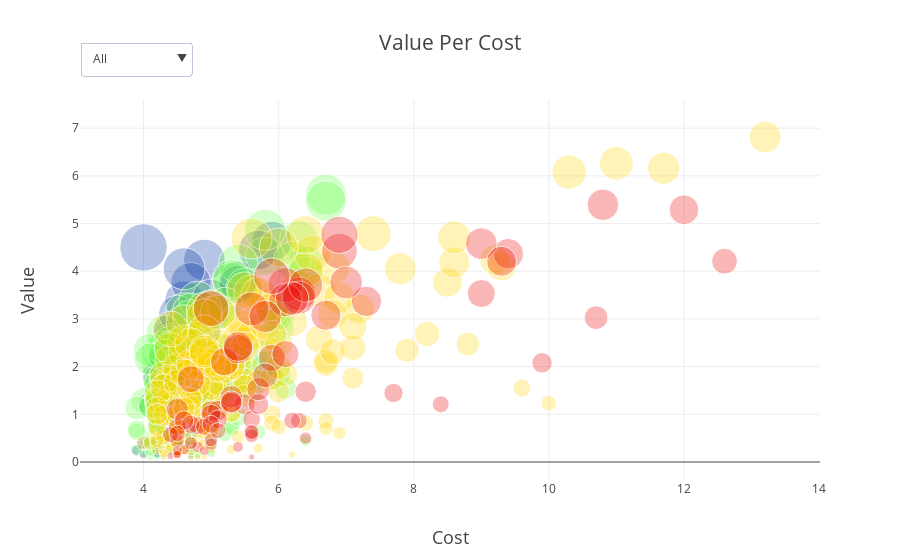

The cell this chart's notebook holds for it:
### Code cell
import plotly
import plotly.plotly as py
import plotly.graph_objs as go

def get_trace(df, position):
    return go.Scatter(
        x = df['value'],        
        y = df['total_points'],
        name= (position+'s'),
        text = df['display_name'],
        mode = 'markers',        
        marker=dict(color = map_position_to_color(position),
                    size = df['vpc_ratio'], 
                    sizeref = 0.001, 
                    sizemode = 'area'),
        hovertemplate = "<b>%{text}</b><br><br>" +
            "Value: %{y:.2f}</br>"+
            "Cost: %{x:.2f}£</br>"+
            "<extra></extra>")

goalkeepers = vpc[(vpc['position']=='Goalkeeper') & (vpc['total_points']>0.1)]
defenders = vpc[(vpc['position']=='Defender') & (vpc['total_points']>0.1)]
midfielders = vpc[(vpc['position']=='Midfielder') & (vpc['total_points']>0.1)]
forwards = vpc[(vpc['position']=='Forward') & (vpc['total_points']>0.1)]

trace_gkp = get_trace(goalkeepers,'Goalkeeper')
trace_def = get_trace(defenders,'Defender')
trace_mid = get_trace(midfielders,'Midfielder')
trace_fwd = get_trace(forwards,'Forward')

data = [trace_gkp,trace_def,trace_mid,trace_fwd]

updatemenus = list([
    dict(active=0,
         pad = {'r': 0, 't': 10},
         x = 0,
         y = 1.18,
         xanchor = 'left',
         buttons=list([   
            dict(label = 'All',
                 method = 'update',
                 args = [{'visible': [True, True, True, True]}]),
            dict(label = 'Goalkeepers',
                 method = 'update',
                 args = [{'visible': [True, False, False, False]}]),
            dict(label = 'Defenders',
                 method = 'update',
                 args = [{'visible': [False, True, False, False]}]),
            dict(label = 'Forwards',
                 method = 'update',
                 args = [{'visible': [False, False, False, True]}])
        ]),
    )
])

layout = go.Layout(
    hovermode = 'closest',
    showlegend=False,
    updatemenus=updatemenus, 
    title=go.layout.Title(
        text='Value Per Cost',
            font=dict(
                size=21
            )
    ),
    xaxis=go.layout.XAxis(
        title=go.layout.xaxis.Title(
            text='Cost',
            font=dict(
                size=18
            )
        )
    ),
    yaxis=go.layout.YAxis(
        title=go.layout.yaxis.Title(
            text='Value',
            font=dict(
                size=18
            )
        )
    )
)

fig = go.Figure(data=data, layout=layout)

plotly.offline.iplot(fig)

### Figure 1 — Plotly figure (JSON) as saved in the notebook; plotly's stock layout.template omitted (floating-point values rounded to 4 significant figures; data arrays with more than 128 entries replaced by an {"elided": "..."} marker saying what was removed)
{"data": [{"hovertemplate": "<b>%{text}</b><br><br>Value: %{y:.2f}</br>Cost: %{x:.2f}£</br><extra></extra>", "marker": {"color": "rgba(0,53,166, 0.4)", "size": [0.4468, 0.785, 0.2876, 0.2953, 0.3856, 0.738, 0.06073, 0.5693, 0.09868, 0.7802, 0.05013, 0.7066, 0.4323, 0.03846, 0.04386, 0.5921, 0.8647, 0.6316, 0.692, 0.8007, 0.09398, 1.125, 0.6895, 0.622, 0.028, 0.881, 0.08254, 0.1344, 0.6901, 0.5144, 0.318, 0.4957, 0.4007, 0.07279], "sizemode": "area", "sizeref": 0.001}, "mode": "markers", "name": "Goalkeepers", "text": ["Alex McCarthy", "Alisson Ramses Becker", "Angus Gunn", "Artur Boruc", "Asmir Begovic", "Ben Foster", "Ben Hamer", "Bernd Leno", "David Button", "Ederson Santana de Moraes", "Fabricio Agosto Ramírez", "Hugo Lloris", "Joe Hart", "Joel Coleman", "John Ruddy", "Jonas Lössl", "Jordan Pickford", "Kasper Schmeichel", "Kepa Arrizabalaga", "Lukasz Fabianski", "Marcus Bettinelli", "Mark Travers", "Martin Dubravka", "Mathew Ryan", "Michel Vorm", "Neil Etheridge", "Paulo Gazzaniga", "Petr Cech", "Rui Pedro dos Santos Patrício", "Sergio Rico", "Tom Heaton", "Vicente Guaita", "Wayne Hennessey", "Willy Caballero"], "type": "scatter", "uid": "88786fba-63bc-472e-b868-539f7dc5c772", "x": [4.3, 5.9, 4.3, 4.1, 4.3, 4.6, 3.9, 4.9, 4, 5.7, 4.2, 5.4, 4.2, 4, 4.2, 4.4, 4.9, 5, 5.4, 4.7, 4.2, 4, 5, 4.4, 4.7, 4.6, 4.5, 4.7, 4.5, 4.4, 4.8, 4.3, 4.4, 4.7], "y": [1.921, 4.632, 1.237, 1.211, 1.658, 3.395, 0.2368, 2.789, 0.3947, 4.447, 0.2105, 3.816, 1.816, 0.1538, 0.1842, 2.605, 4.237, 3.158, 3.737, 3.763, 0.3947, 4.5, 3.447, 2.737, 0.1316, 4.053, 0.3714, 0.6316, 3.105, 2.263, 1.526, 2.132, 1.763, 0.3421]}, {"hovertemplate": "<b>%{text}</b><br><br>Value: %{y:.2f}</br>Cost: %{x:.2f}£</br><extra></extra>", "marker": {"color": "rgba(101,255,71, 0.4)", "size": {"elided": "161 float values"}, "sizemode": "area", "sizeref": 0.001}, "mode": "markers", "name": "Defenders", "text": {"elided": "161 str values"}, "type": "scatter", "uid": "75d1ff59-65db-4ca3-ad72-3db16807d901", "x": {"elided": "161 float values"}, "y": {"elided": "161 float values"}}, {"hovertemplate": "<b>%{text}</b><br><br>Value: %{y:.2f}</br>Cost: %{x:.2f}£</br><extra></extra>", "marker": {"color": "rgba(254,213,0, 0.4)", "size": {"elided": "200 float values"}, "sizemode": "area", "sizeref": 0.001}, "mode": "markers", "name": "Midfielders", "text": {"elided": "200 str values"}, "type": "scatter", "uid": "0c47878e-22d7-47b2-a3d3-479fe5c7d285", "x": {"elided": "200 float values"}, "y": {"elided": "200 float values"}}, {"hovertemplate": "<b>%{text}</b><br><br>Value: %{y:.2f}</br>Cost: %{x:.2f}£</br><extra></extra>", "marker": {"color": "rgba(236,0,0, 0.4)", "size": [0.1637, 0.5597, 0.06579, 0.4647, 0.3702, 0.05848, 0.5733, 0.6083, 0.4049, 0.05721, 0.6407, 0.2303, 0.2201, 0.5472, 0.1378, 0.04834, 0.1598, 0.4386, 0.07812, 0.2133, 0.4483, 0.08399, 0.07407, 0.159, 0.2116, 0.2, 0.21, 0.0299, 0.5565, 0.3926, 0.3342, 0.2456, 0.5088, 0.371, 0.0188, 0.2124, 0.168, 0.5798, 0.2582, 0.6429, 0.2678, 0.1888, 0.1754, 0.1401, 0.2334, 0.1504, 0.1081, 0.4614, 0.4595, 0.09877, 0.09868, 0.09286, 0.553, 0.188, 0.1579, 0.1299, 0.4995, 0.6903, 0.03922, 0.4527, 0.2828, 0.6601, 0.05229, 0.03419, 0.2383, 0.4408, 0.3695, 0.129, 0.3131, 0.5263, 0.1333, 0.5376, 0.1128, 0.1441], "sizemode": "area", "sizeref": 0.001}, "mode": "markers", "name": "Forwards", "text": ["Aboubakar Kamara", "Aleksandar Mitrovic", "Alexander Sørloth", "Alexandre Lacazette", "Andre Gray", "Andy Carroll", "Ashley Barnes", "Ayoze Pérez", "Bobby Reid", "Bonatini Lohner Maia Bonatini", "Callum Wilson", "Cenk Tosun", "Charlie Austin", "Chris Wood", "Christian Benteke", "Connor Wickham", "Daniel Sturridge", "Danny Ings", "Danny Welbeck", "Divock Origi", "Dominic Calvert-Lewin", "Dominic Solanke", "Edward Nketiah", "Elias Kachunga", "Fernando Llorente", "Florin Andone", "Gabriel Fernando de Jesus", "Gary Madine", "Glenn Murray", "Gonzalo Higuaín", "Harry Kane", "Isaac Success Ajayi", "Jamie Vardy", "Javier Hernández Balcázar", "Jermain Defoe", "Jordan Ayew", "Jose Luis Mato Sanmartín", "Joshua King", "Jürgen Locadia", "Karlan Grant", "Kelechi Iheanacho", "Kenneth Zohore", "Laurent Depoitre", "Lucas Pérez", "Luciano Vietto", "Lys Mousset", "Manolo Gabbiadini", "Marcus Rashford", "Marko Arnautovic", "Mason Greenwood", "Matej Vydra", "Michael Obafemi", "Michy Batshuayi", "Olivier Giroud", "Oumar Niasse", "Peter Crouch", "Pierre-Emerick Aubameyang", "Raúl Jiménez", "Rhys Healey", "Roberto Firmino", "Romelu Lukaku", "Salomón Rondón", "Sam Gallagher", "Sam Surridge", "Sam Vokes", "Sergio Agüero", "Shane Long", "Shinji Okazaki", "Steve Mounie", "Troy Deeney", "Vincent Janssen", "Wilfried Zaha", "Yoshinori Muto", "Álvaro Morata"], "type": "scatter", "uid": "29aa4cfe-6d1d-4ca8-84c7-3aeb1a3310b5", "x": [4.5, 6.3, 4.8, 9.4, 5.9, 5.4, 5.6, 6.1, 5.2, 4.6, 6.9, 6.4, 5.5, 6.3, 6.3, 4.9, 5.6, 5.4, 6.4, 5, 5.4, 4.7, 5, 4.8, 5.1, 5, 9.9, 4.4, 6.1, 9, 12.6, 4.5, 9, 6.1, 5.6, 5.7, 4.7, 6.4, 5.3, 5, 5.7, 4.6, 5.1, 6.2, 5.3, 4.9, 5.6, 7.3, 6.7, 4.5, 5.6, 5, 6.2, 7.7, 5, 4.4, 10.8, 6.9, 4.5, 9.3, 10.7, 5.9, 4.5, 4.5, 5.3, 12, 4.7, 5.1, 5.8, 5.8, 4.5, 7, 5.6, 8.4], "y": [0.7368, 3.526, 0.3158, 4.368, 2.184, 0.3158, 3.211, 3.711, 2.105, 0.2632, 4.421, 1.474, 1.211, 3.447, 0.8684, 0.2368, 0.8947, 2.368, 0.5, 1.067, 2.421, 0.3947, 0.3704, 0.7632, 1.079, 1, 2.079, 0.1316, 3.395, 3.533, 4.211, 1.105, 4.579, 2.263, 0.1053, 1.211, 0.7895, 3.711, 1.368, 3.214, 1.526, 0.8684, 0.8947, 0.8684, 1.237, 0.7368, 0.6053, 3.368, 3.079, 0.4444, 0.5526, 0.4643, 3.429, 1.447, 0.7895, 0.5714, 5.395, 4.763, 0.1765, 4.211, 3.026, 3.895, 0.2353, 0.1538, 1.263, 5.289, 1.737, 0.6579, 1.816, 3.053, 0.6, 3.763, 0.6316, 1.211]}], "layout": {"hovermode": "closest", "showlegend": false, "title": {"font": {"size": 21}, "text": "Value Per Cost"}, "updatemenus": [{"active": 0, "buttons": [{"args": [{"visible": [true, true, true, true]}], "label": "All", "method": "update"}, {"args": [{"visible": [true, false, false, false]}], "label": "Goalkeepers", "method": "update"}, {"args": [{"visible": [false, true, false, false]}], "label": "Defenders", "method": "update"}, {"args": [{"visible": [false, false, false, true]}], "label": "Forwards", "method": "update"}], "pad": {"r": 0, "t": 10}, "x": 0, "xanchor": "left", "y": 1.18}], "xaxis": {"title": {"font": {"size": 18}, "text": "Cost"}}, "yaxis": {"title": {"font": {"size": 18}, "text": "Value"}}}}
